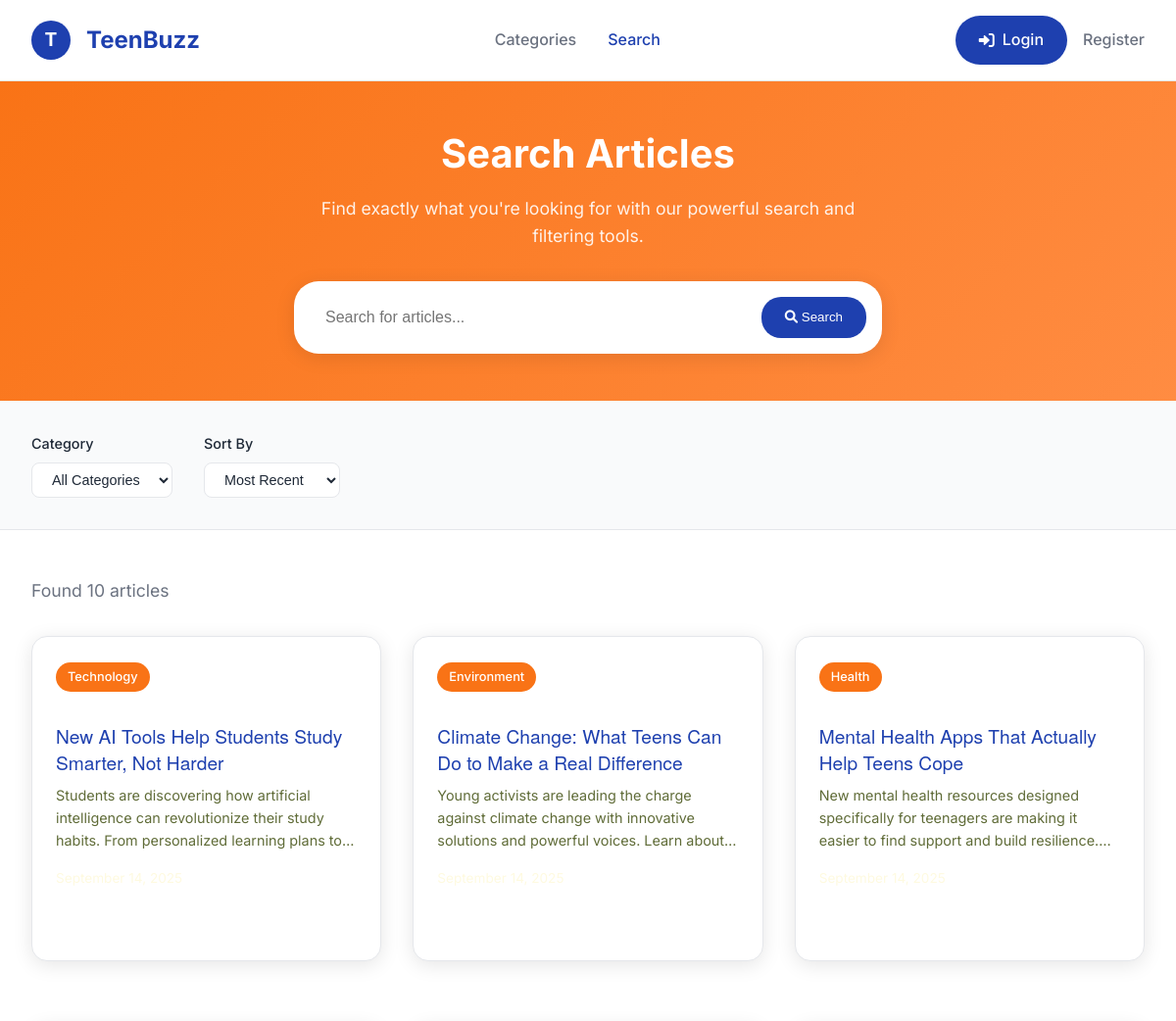
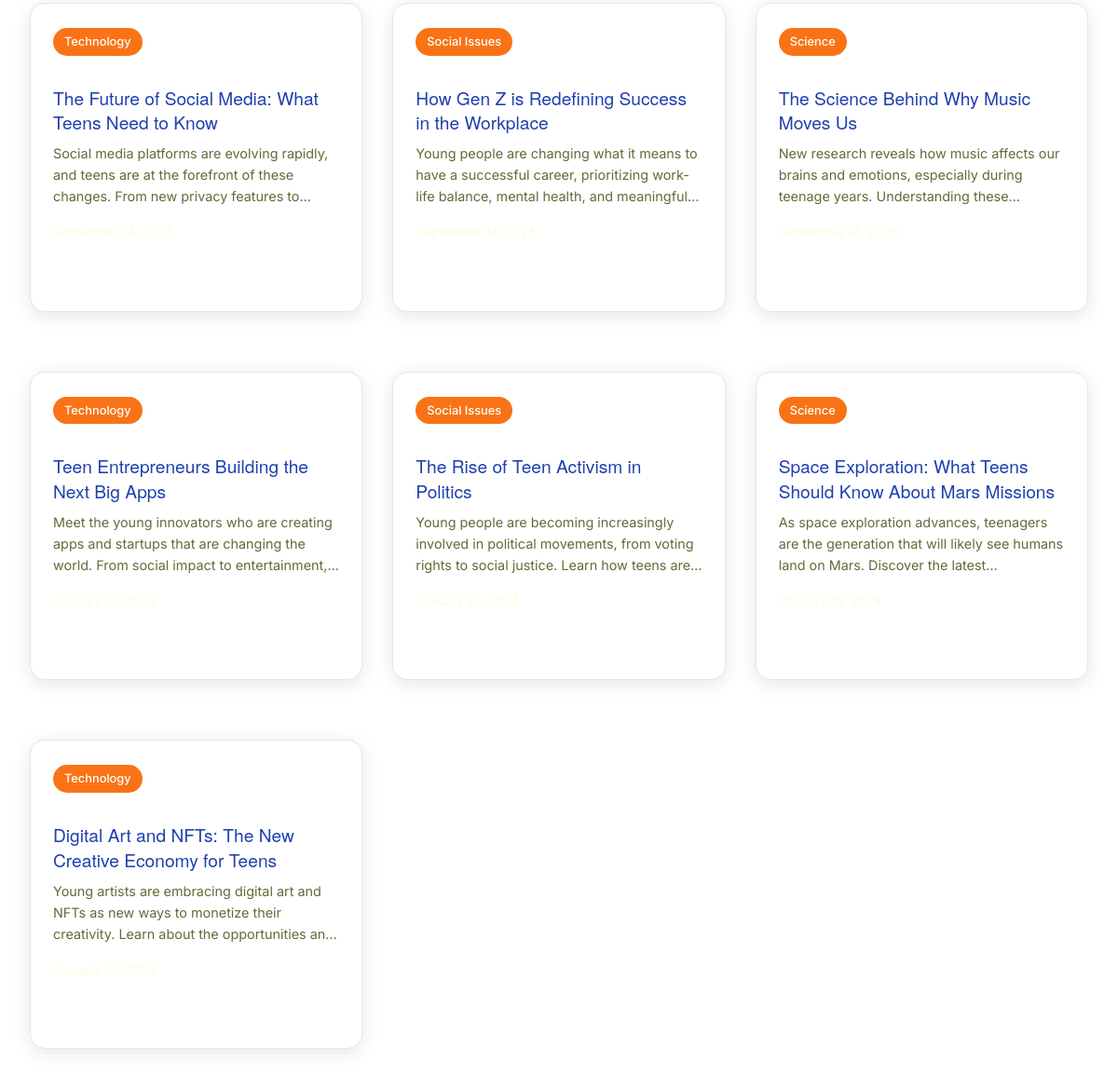
The page /search on the database as committed earlier (2 pictures, top to bottom).
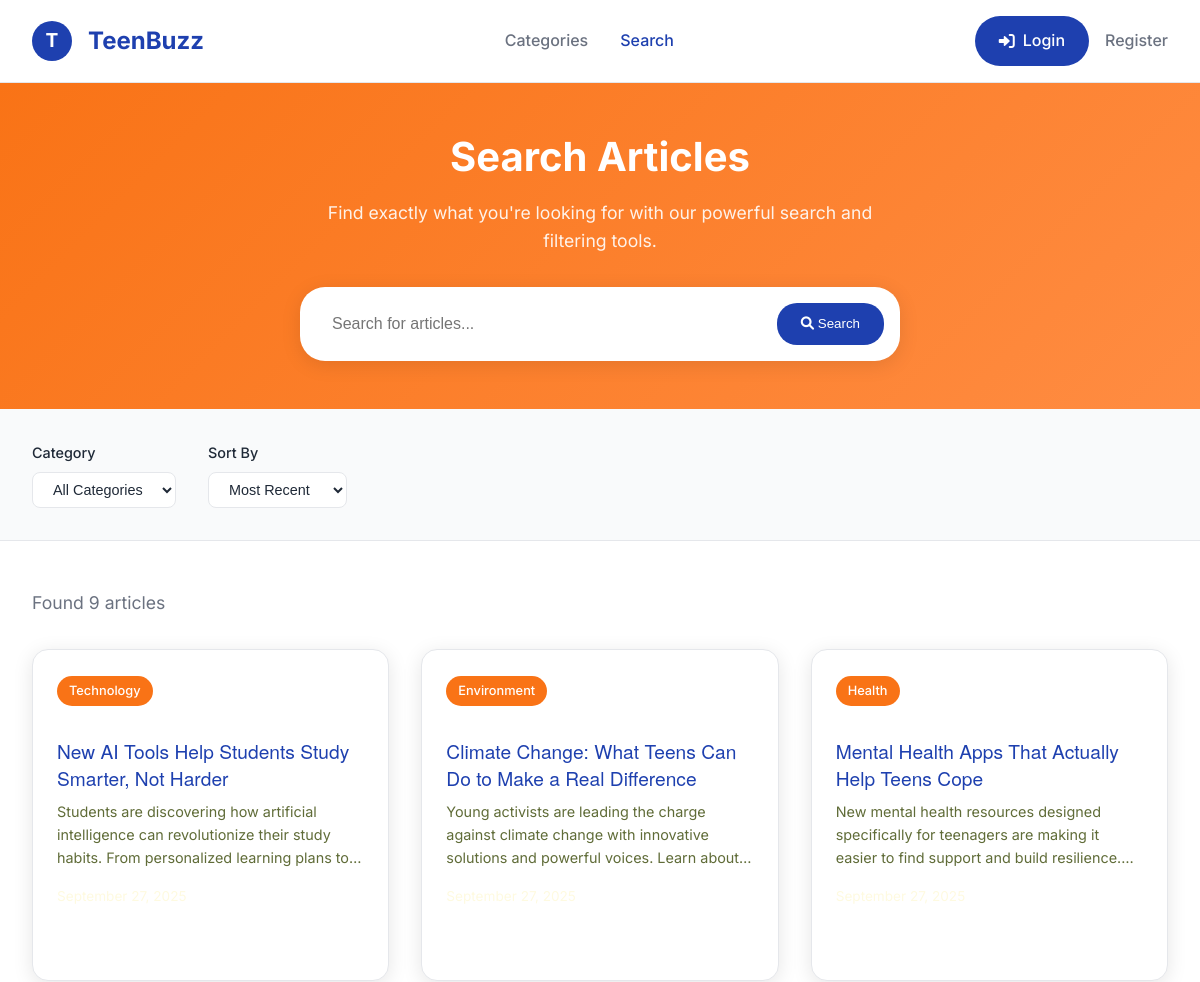
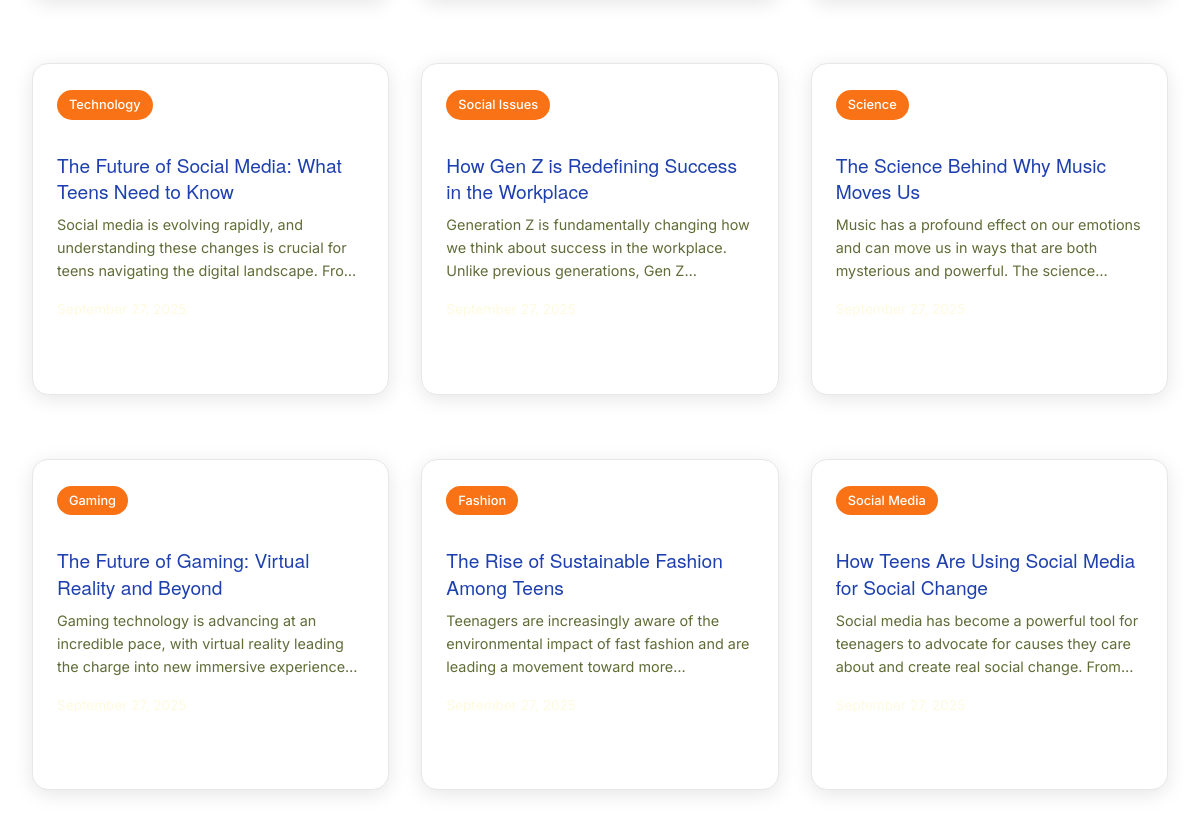
The same page on the database as committed later (2 pictures, top to bottom).
### tables this page shows
CREATE TABLE articles (
            id INTEGER PRIMARY KEY AUTOINCREMENT,
            headline TEXT NOT NULL,
            content TEXT NOT NULL,
            category TEXT NOT NULL,
            source TEXT,
            url TEXT,
            created_at TIMESTAMP DEFAULT CURRENT_TIMESTAMP,
            updated_at TIMESTAMP DEFAULT CURRENT_TIMESTAMP,
            drawn_by_user_id TEXT,
            publish_date DATE,
            tags TEXT,
            views INTEGER DEFAULT 0,
            likes INTEGER DEFAULT 0,
            FOREIGN KEY (drawn_by_user_id) REFERENCES users(id)
        );

### app_with_auth.py (the view, shortened to what this page needs)
@app.route('/search')
def search_articles():
    query = request.args.get('q', '')
    category = request.args.get('category', '')
    try:
        articles = get_articles_from_db(limit=20)
        print(f"DEBUG: Found {len(articles)} articles from database")
        if category:
            articles = [a for a in articles if a.get('category') == category]
        return render_template('search.html',
                             articles=articles,
                             query=query,
                             category=category,
                             total_results=len(articles),
                             format_date=format_date)
    except Exception as e:
        print(f"Error in search route: {e}")
        return render_template('search.html', articles=[], query=query, category=category, format_date=format_date)

### app_with_auth.py (called while the page is built)
def format_date(date_string):
    try:
        if isinstance(date_string, str):
            date_obj = datetime.fromisoformat(date_string.replace('Z', '+00:00'))
        else:
            date_obj = date_string
        return date_obj.strftime('%B %d, %Y')
    except:
        return 'Recent'

def get_articles_from_db(limit=20):
    try:
        db = get_database()
        if not db:
            return []
        articles = db.select('articles', limit=limit)
        return articles
    except Exception as e:
        print(f"Error fetching articles: {e}")
        return []

@app.context_processor
def inject_user():
    return {
        'current_user': get_current_user(),
        'is_authenticated': is_authenticated(),
        'is_admin': is_admin()
    }

### auth_system_enhanced.py (called while the page is built, shortened)
def get_current_user():
    return auth_manager.get_current_user()

def is_authenticated():
    return auth_manager.is_authenticated()

def is_admin():
    return auth_manager.is_admin()

    def get_current_user(self):
        if not session.get('is_authenticated'):
            return None

    def is_authenticated(self):
        return session.get('is_authenticated', False)

    def is_admin(self):
        return session.get('is_admin', False)

### templates/search.html (shortened to what this page needs)
{% extends "base.html" %}
{% block content %}
    <section class="search-hero">
        <div class="container">
            <h1>Search Articles</h1>
            <p>Find exactly what you're looking for with our powerful search and filtering tools.</p>
            <form action="{{ url_for('search_articles') }}" method="GET" class="search-form">
                <input type="text" name="q" placeholder="Search for articles..." value="{{ query or '' }}">
                <button type="submit">
                    <i class="fas fa-search"></i>
                    Search
                </button>
            </form>
        </div>
    </section>
    <section class="filters-section">
        <div class="filters-container">
            <div class="filter-group">
                <label class="filter-label">Category</label>
                <select class="filter-select" onchange="filterByCategory(this.value)">
                    <option value="">All Categories</option>
                </select>
            </div>
            <div class="filter-group">
                <label class="filter-label">Sort By</label>
                <select class="filter-select" onchange="sortResults(this.value)">
                    <option value="recent">Most Recent</option>
                </select>
            </div>
        </div>
    </section>
    <section class="results-section">
        <div class="results-header">
            <div class="results-count">
                {% if articles %}
                    Found {{ total_results or articles|length }} article{{ 's' if (total_results or articles|length) != 1 else '' }}
                {% else %}
                    No articles found
                {% endif %}
            </div>
        </div>
        {% if articles %}
            <div class="articles-grid">
                {% for article in articles %}
                <article class="article-card">
                    <div class="article-content">
                        <span class="article-category">{{ article.category }}</span>
                        <h3 class="article-title">
                            <a href="{{ url_for('view_article', article_id=article.id) }}" class="read-more">
                                {{ article.headline }}
                            </a>
                        </h3>
                        <p class="article-excerpt">
                            {{ article.content[:150] }}{% if article.content|length > 150 %}...{% endif %}
                        </p>
                        <div class="article-meta">
                            <div class="article-date">
                            </div>
                        </div>
                    </div>
                </article>
                {% endfor %}
            </div>
        {% endif %}
    </section>
{% endblock %}

Rows that differ between the two databases and show on the page:
removed articles: category "Technology", headline "Teen Entrepreneurs Building the Next Big Apps", content "Meet the young innovators who are creating apps and startups that are changing the world. From social impact to…"
removed articles: category "Social Issues", headline "The Rise of Teen Activism in Politics", content "Young people are becoming increasingly involved in political movements, from voting rights to social justice. Learn how teens…"
removed articles: category "Science", headline "Space Exploration: What Teens Should Know About Mars Missions", content "As space exploration advances, teenagers are the generation that will likely see humans land on Mars. Discover the…"
removed articles: category "Technology", headline "Digital Art and NFTs: The New Creative Economy for Teens", content "Young artists are embracing digital art and NFTs as new ways to monetize their creativity. Learn about the opportunities…"
changed articles "The Future of Social Media: What Teens Need to Know": content "Social media platforms are evolving rapidly, and teens are at the forefront of these changes. From new privacy features…" → "Social media is evolving rapidly, and understanding these changes is crucial for teens navigating the digital landscape.…"
changed articles "How Gen Z is Redefining Success in the Workplace": content "Young people are changing what it means to have a successful career, prioritizing work-life balance, mental health, and…" → "Generation Z is fundamentally changing how we think about success in the workplace. Unlike previous generations, Gen…"
changed articles "The Science Behind Why Music Moves Us": content "New research reveals how music affects our brains and emotions, especially during teenage years. Understanding…" → "Music has a profound effect on our emotions and can move us in ways that are both mysterious and powerful. The…"
added articles: category "Gaming", headline "The Future of Gaming: Virtual Reality and Beyond", content "Gaming technology is advancing at an incredible pace, with virtual reality leading the charge into new immersive…"
added articles: category "Fashion", headline "The Rise of Sustainable Fashion Among Teens", content "Teenagers are increasingly aware of the environmental impact of fast fashion and are leading a movement toward…"
added articles: category "Social Media", headline "How Teens Are Using Social Media for Social Change", content "Social media has become a powerful tool for teenagers to advocate for causes they care about and create real social change.…"
Other text that changed with them:
{{ total_results or articles|length }}: "10" → "9"
